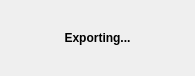
<?xml version="1.0" encoding="UTF-8"?>
<ui version="4.0">
 <class>exporteExporting</class>
 <widget class="QDialog" name="exporteExporting">
  <property name="geometry">
   <rect>
    <x>0</x>
    <y>0</y>
    <width>195</width>
    <height>76</height>
   </rect>
  </property>
  <property name="minimumSize">
   <size>
    <width>195</width>
    <height>76</height>
   </size>
  </property>
  <property name="maximumSize">
   <size>
    <width>195</width>
    <height>76</height>
   </size>
  </property>
  <property name="sizeIncrement">
   <size>
    <width>195</width>
    <height>76</height>
   </size>
  </property>
  <property name="windowTitle">
   <string/>
  </property>
  <layout class="QGridLayout" name="gridLayout">
   <item row="0" column="0" colspan="2">
    <widget class="QLabel" name="label_2">
     <property name="font">
      <font>
       <weight>75</weight>
       <italic>false</italic>
       <bold>true</bold>
      </font>
     </property>
     <property name="text">
      <string>Exporting...</string>
     </property>
     <property name="alignment">
      <set>Qt::AlignCenter</set>
     </property>
    </widget>
   </item>
  </layout>
 </widget>
 <resources/>
 <connections/>
</ui>
